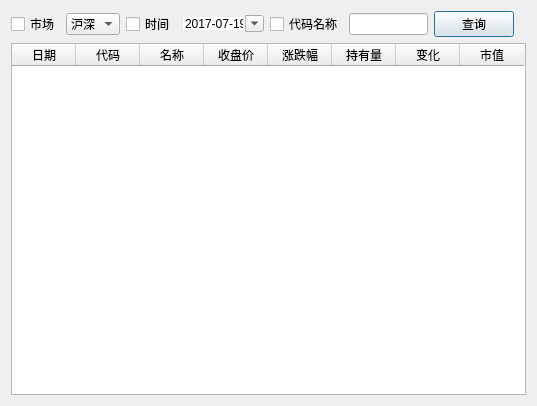
<?xml version="1.0" encoding="UTF-8"?>
<ui version="4.0">
 <class>QEastMoneyHSGTDialog</class>
 <widget class="QDialog" name="QEastMoneyHSGTDialog">
  <property name="geometry">
   <rect>
    <x>0</x>
    <y>0</y>
    <width>537</width>
    <height>406</height>
   </rect>
  </property>
  <property name="windowTitle">
   <string>Dialog</string>
  </property>
  <layout class="QVBoxLayout" name="verticalLayout">
   <item>
    <layout class="QHBoxLayout" name="horizontalLayout">
     <item>
      <widget class="QCheckBox" name="MarketCHK">
       <property name="text">
        <string>市场</string>
       </property>
      </widget>
     </item>
     <item>
      <widget class="QComboBox" name="MarketTypeCBX">
       <item>
        <property name="text">
         <string>沪深</string>
        </property>
       </item>
       <item>
        <property name="text">
         <string>沪市</string>
        </property>
       </item>
       <item>
        <property name="text">
         <string>深市</string>
        </property>
       </item>
      </widget>
     </item>
     <item>
      <widget class="QCheckBox" name="DateCHK">
       <property name="text">
        <string>时间</string>
       </property>
      </widget>
     </item>
     <item>
      <widget class="QDateEdit" name="DateEdit">
       <property name="frame">
        <bool>false</bool>
       </property>
       <property name="minimumTime">
        <time>
         <hour>0</hour>
         <minute>0</minute>
         <second>0</second>
        </time>
       </property>
       <property name="currentSection">
        <enum>QDateTimeEdit::YearSection</enum>
       </property>
       <property name="displayFormat">
        <string>yyyy-MM-dd</string>
       </property>
       <property name="calendarPopup">
        <bool>true</bool>
       </property>
       <property name="date">
        <date>
         <year>2017</year>
         <month>7</month>
         <day>19</day>
        </date>
       </property>
      </widget>
     </item>
     <item>
      <widget class="QCheckBox" name="CodeCHK">
       <property name="text">
        <string>代码名称</string>
       </property>
      </widget>
     </item>
     <item>
      <widget class="QLineEdit" name="NameEdit"/>
     </item>
     <item>
      <widget class="QPushButton" name="SearchBTB">
       <property name="text">
        <string>查询</string>
       </property>
      </widget>
     </item>
     <item>
      <spacer name="horizontalSpacer">
       <property name="orientation">
        <enum>Qt::Horizontal</enum>
       </property>
       <property name="sizeHint" stdset="0">
        <size>
         <width>40</width>
         <height>20</height>
        </size>
       </property>
      </spacer>
     </item>
    </layout>
   </item>
   <item>
    <widget class="QTableWidget" name="tableWidget">
     <property name="editTriggers">
      <set>QAbstractItemView::NoEditTriggers</set>
     </property>
     <property name="selectionBehavior">
      <enum>QAbstractItemView::SelectRows</enum>
     </property>
     <attribute name="horizontalHeaderDefaultSectionSize">
      <number>64</number>
     </attribute>
     <attribute name="verticalHeaderVisible">
      <bool>false</bool>
     </attribute>
     <column>
      <property name="text">
       <string>日期</string>
      </property>
     </column>
     <column>
      <property name="text">
       <string>代码</string>
      </property>
     </column>
     <column>
      <property name="text">
       <string>名称</string>
      </property>
     </column>
     <column>
      <property name="text">
       <string>收盘价</string>
      </property>
     </column>
     <column>
      <property name="text">
       <string>涨跌幅</string>
      </property>
     </column>
     <column>
      <property name="text">
       <string>持有量</string>
      </property>
     </column>
     <column>
      <property name="text">
       <string>变化</string>
      </property>
     </column>
     <column>
      <property name="text">
       <string>市值</string>
      </property>
     </column>
    </widget>
   </item>
  </layout>
 </widget>
 <resources/>
 <connections/>
</ui>
